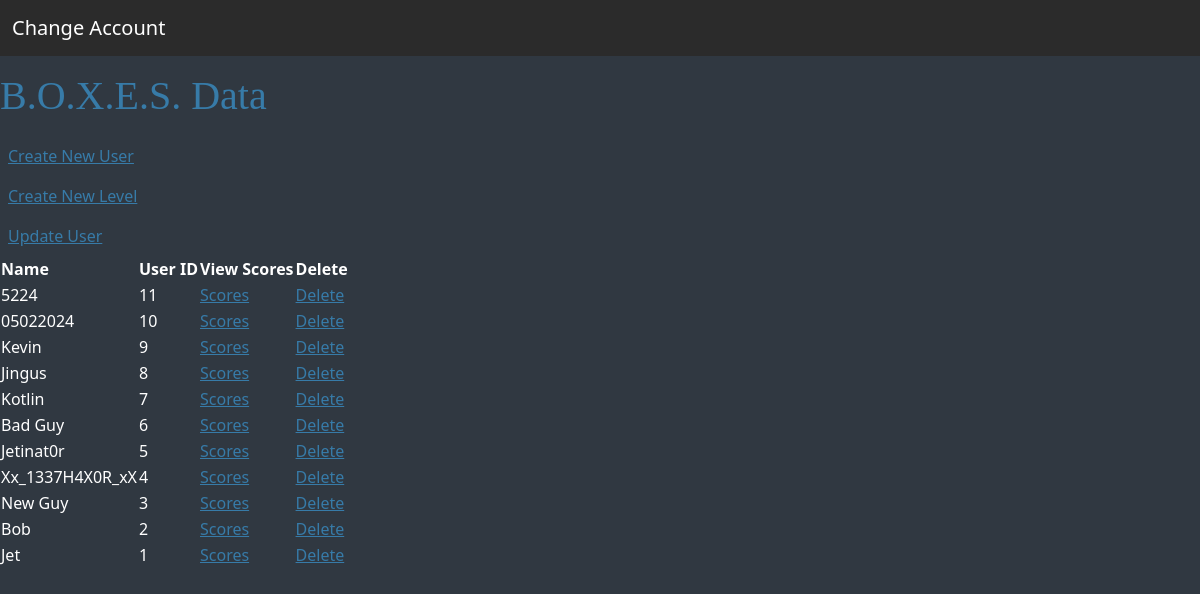
Page /dhome/ on the earlier database version.
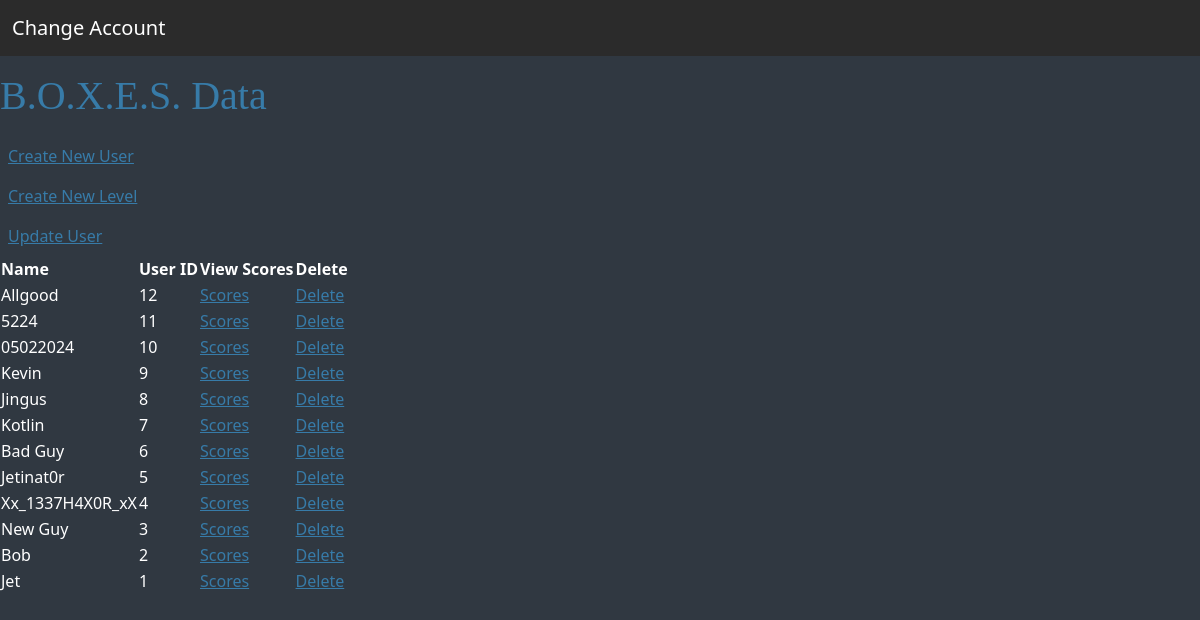
Same page on the later database version.
### tables this page shows
CREATE TABLE Users (
    name TEXT UNIQUE,
    levelOne INTEGER,
    levelTwo INTEGER,
    levelThree INTEGER,
    levelFour INTEGER,
    levelFive INTEGER,
    userID INTEGER PRIMARY KEY AUTOINCREMENT
);

### views/dhome.py (the view)
@dhome.route("/", methods=["GET", "POST"])
def dhomepage():
    try:
        db = database.get_db()
        tableData = db.execute( 'SELECT p.name, p.userID'
                                ' FROM Users p JOIN Users u ON p.userId = u.userID'
                                ' ORDER BY p.userID DESC'
        ).fetchall()
        db.close()
        print(tableData)
        return render_template("dhome/dhome.html", title = "dhome", tableData = tableData)
    except TemplateNotFound:
        abort(404)

### database.py (called while the page is built)
def get_db():
    if 'db' not in g:
        g.db = sqlite3.connect(
            current_app.config['DATABASE'],
            detect_types=sqlite3.PARSE_DECLTYPES
        )
        g.db.row_factory = sqlite3.Row
    return g.db

### run.py (called while the page is built)
@app.teardown_appcontext
def close_connection(exception):
    db = getattr(g, 'DATABASE', None);
    if db is not None:
        db.close();

### templates/dhome/dhome.html
{% extends 'base.html' %}
{% block header %}
  <h1>{% block title %}B.O.X.E.S. Data{% endblock %}</h1>
  <div class="actions">
    <a class="action" href="{{ url_for('create.createIndex') }}">Create New User</a>
    <a class="action" href="{{ url_for('create.customLevel') }}">Create New Level</a>
    <a class="action" href="{{ url_for('update.updatePage')}}">Update User</a>
  </div>
{% endblock %}
{% block body %}
<div class="table-container">
  <table class="data-table">
    <thead>
      <tr>
        <th class="dark-text">Name</th>
        <th class="dark-text">User ID</th>
        <th class="dark-text">View Scores</th>
        <th class="dark-text">Delete</th>
      </tr>
    </thead>
    <tbody>
      {% for row in tableData %}
        <tr>
          <td class="dark-text">{{ row[0] }}</td>
          <td class="dark-text">{{ row[1] }}</td>
          <td><a class="action" href="{{ url_for('dhome.userScores', id=row[1]) }}">Scores</a></td>
          <td><a class="action" href="{{ url_for('update.deleteUser', id=row[1]) }}">Delete</a></td>
        </tr>
      {% endfor %}
    </tbody>
  </table>
</div>
{% endblock %}

Differences in the rows shown:
added Users: name "Allgood", userID "12"
